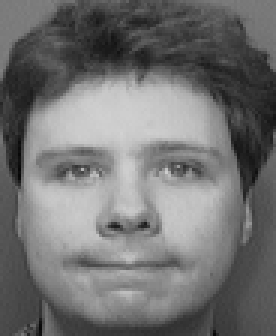
#> input picture _4.python/opencv/test2/a1.png, 92 x 112 px, found by its file name (shown 3 times larger)
$ python '例23.2.py'
#> lines starting #> are read from the running program, lines starting #| are printed output that depends on the picture
# -*- coding: utf-8 -*-
"""
Created on Sat Sep 29 21:33:03 2018

@author: 李立宗  lilizong@gmail.com
《OpenCV图穷匕见——Python实现》 电子工业出版社
"""

import cv2
import numpy as np
images=[]
images.append(cv2.imread("a1.png",cv2.IMREAD_GRAYSCALE))
images.append(cv2.imread("a2.png",cv2.IMREAD_GRAYSCALE))
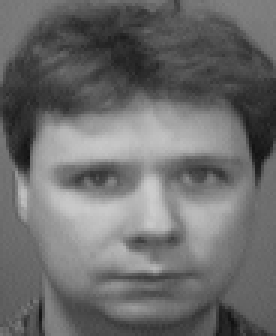
#> input picture _4.python/opencv/test2/a2.png, 92 x 112 px, found by its file name (shown 3 times larger)
images.append(cv2.imread("b1.png",cv2.IMREAD_GRAYSCALE))
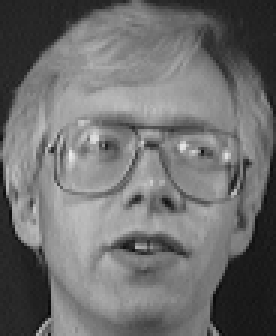
#> input picture _4.python/opencv/test2/b1.png, 92 x 112 px, found by its file name (shown 3 times larger)
images.append(cv2.imread("b2.png",cv2.IMREAD_GRAYSCALE))
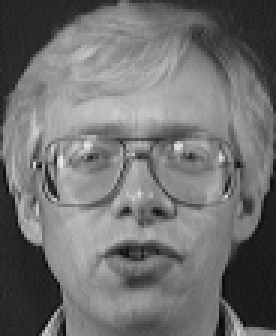
#> input picture _4.python/opencv/test2/b2.png, 92 x 112 px, found by its file name (shown 3 times larger)
labels=[0,0,1,1]
#print(labels)
recognizer = cv2.face.LBPHFaceRecognizer_create()
recognizer.train(images, np.array(labels))
predict_image=cv2.imread("a3.png",cv2.IMREAD_GRAYSCALE)
#> (the run stopped early here; a loop or call above may not have finished)
